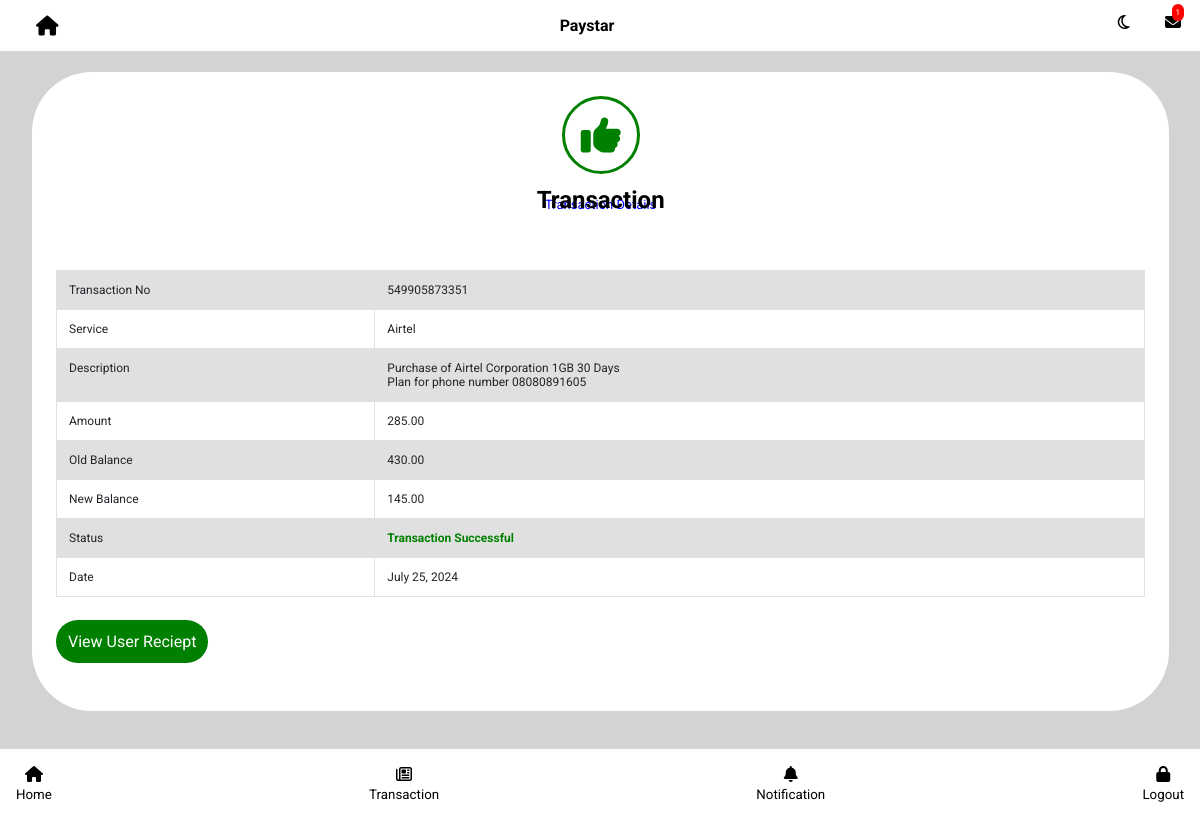
/myreciept/5/ (signed in), run on the app's committed database.
### myapp/models.py (models this page shows, shortened)
class Development(models.Model):
  user = models.ForeignKey(User, on_delete=models.CASCADE)
  balance = models.ForeignKey(Balance, on_delete=models.CASCADE)
  charge = models.DecimalField(max_digits=10, decimal_places=2)
  service = models.CharField(max_length=255)
  amount = models.DecimalField(max_digits=10, decimal_places=2)
  phone = models.CharField(max_length=255)
  data_amount = models.CharField(max_length=255)
  transaction_id = models.CharField(max_length=2000)
  date = models.DateField(auto_now_add=True)
  status = models.BooleanField(default=False)

class Balance(models.Model):
  user = models.ForeignKey(User, on_delete=models.CASCADE)
  balance = models.DecimalField(max_digits=10, decimal_places=2)

### myapp/views.py (the view)
# urls.py: path("myreciept/<int:id>/", views.myreciept),
@login_required
def myreciept(request, id):
  x = get_object_or_404(Development, id=id)
  old_balance = x.amount + x.balance.balance
  return render(request, "reciept.html", {"reciept":x, "old":old_balance})

### myapp/templates/reciept.html (shortened to what this page needs)
{% extends "extenders.html" %}
{% load static %}
{% block content %}
<div class="parent-reciept">
  <div class="reciept">
    <div class="reciept-head">
      <i class="fa fa-thumbs-up"></i><br/>
      <p>Transaction Details</p>
      <h2>Transaction</h2>
    </div>
    <div class="table-container">
      <table class="table table-bordered">
       <tbody>
        <tr class="table-active">
          <td>Transaction No</td>
          <td>{{reciept.transaction_id}}</td>
        </tr>
        <tr>
          <td>Service</td>
          <td>{{reciept.service}}</td>
        </tr>
        <tr class="table-active">
          <td>Description</td>
          <td>Purchase of {{reciept.data_amount}} 30 Days <br/>
          Plan for phone number {{reciept.phone}}
          </td>
        </tr>
        <tr>
          <td>Amount</td>
          <td>{{reciept.amount}}</td>
        </tr>
        <tr class="table-active">
          <td>Old Balance</td>
          <td>{{old}}</td>
        </tr>
        <tr>
          <td>New Balance</td>
          <td>{{reciept.balance.balance}}</td>
        </tr>
        <tr class="table-active">
          <td>Status</td>
            {% if reciept.status %}
              <td style="color: green; font-weight: bold">Transaction Successful</td>
            {% else %}
               <td>Transaction Failed</td>
            {% endif %}
        </tr>
        <tr>
          <td>Date</td>
          <td>{{reciept.date}}</td>
        </tr>
       </tbody>
      </table>
      <br/>
      <a href="/invoice/{{reciept.id}}" class="user-reciept">View User Reciept</a>
    </div>
  </div>
</div>
<br /><br /><br /><br />
{% endblock %}

### myapp/static/css/home.css (style rules this page uses)
body { background-color: lightgrey; font-family: 'Roboto', sans-serif; }
.parent-reciept > .reciept { background-color: white; width: 92%; border-radius: 5vw; padding: 2vw; color: black; margin: 2vw; margin-top: 6vw; padding-bottom: 5vw; }
.reciept-head { text-align: center; }
.reciept-head > i { color: green; border: solid 3px green; padding: 1rem; border-radius: 50vw; font-size: 2.5em; text-align: center; }
.reciept-head > p { color: blue; font-size: 13px; position: relative; top: 0.8vw; }
.reciept-head > h2 { position: relative; top: -3vw; }
.table { width: 100%; margin-bottom: 1rem; color: #212529; border-collapse: collapse; font-size: 12px; }
.table th, .table td { padding: 0.75rem; vertical-align: top; border-top: 1px solid #dee2e6; }
.table tbody tr:nth-of-type(odd) { background-color: rgba(0, 0, 0, 0.05); }
.table-bordered { border: 1px solid #dee2e6; }
.table-bordered th, .table-bordered td { border: 1px solid #dee2e6; }
.table-active, .table-active > th, .table-active > td { background-color: rgba(0, 0, 0, 0.075); }
.user-reciept { color: white; background-color: green; padding: 0.75rem; border-radius: 2vw; border:none; text-decoration: none; }

### data on the page
Development: transaction_id "549905873351", service "Airtel", data_amount "Airtel Corporation 1GB", phone "08080891605", amount "285.00", balance.balance "145.00", date "July 25, 2024"

### other printed values
{{ old }} "430.00"
